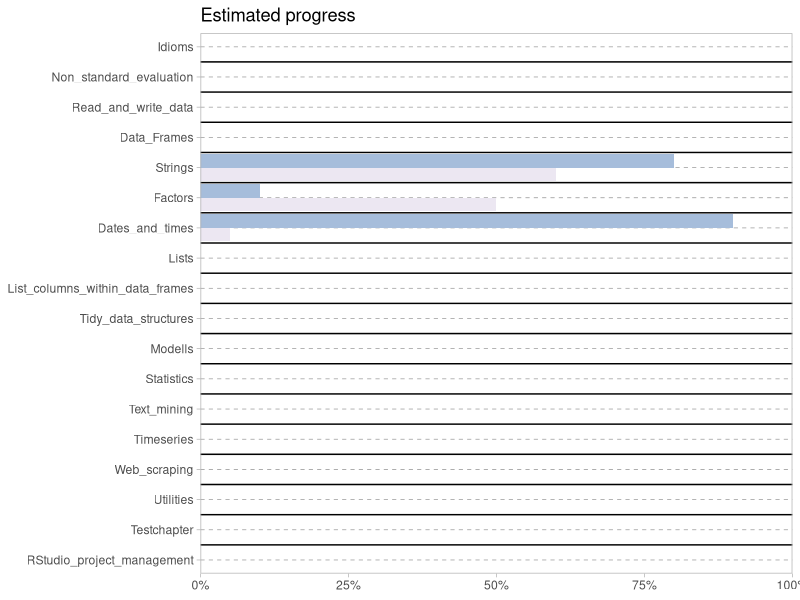

Generate this figure with R:
## ---- chunk 1
chapters <- c(
  "01-Idioms",                         
  "02-Non_standard_evaluation",        
  "03-Read_and_write_data",            
  "04-Data_Frames",                    
  "05-Strings",
  "06-Factors",
  "07-Dates_and_times",
  "08-Lists",                          
  "09-List_columns_within_data_frames",
  "10-Tidy_data_structures",           
  "11-Modells",                        
  "12-Statistics",                     
  "13-Text_mining",                    
  "14-Timeseries",                     
  "15-Web_scraping",                   
  "16-Utilities",
  "17-Testchapter",
  "18-RStudio_project_management")
#   ____________________________________________________________________________
#   define data frame
df <- data.frame(chapters = chapters, base = 0, tdvs = 0,
                 stringsAsFactors = FALSE)
df <- tidyr::gather(df, key = type, value = percentage, base, tdvs)
#   ____________________________________________________________________________
#   write replacement function as a shortcut to supply percentage values
`df_set<-` <- function(x, chapter, type, value) {
  x[x[, "chapters"] == chapter & df[, "type"] == type, "percentage"] <- value
  x
}
df_set(df, "05-Strings", "tdvs") <- 0.80
df_set(df, "05-Strings", "base") <- 0.60
df_set(df, "06-Factors", "tdvs") <- 0.10
df_set(df, "06-Factors", "base") <- 0.50
df_set(df, "07-Dates_and_times", "tdvs") <- 0.90
df_set(df, "07-Dates_and_times", "base") <- 0.05
#   ____________________________________________________________________________
#   plot the progress
library(dplyr)
library(ggplot2)

df <- tidyr::separate(df, chapters, c("nr", "chapter"), sep = "-", convert = TRUE)

p1 <- ggplot(df) +
  geom_bar(aes(x = reorder(chapter, -nr), y = percentage, fill = type), 
           stat = "identity",
           position = position_dodge()) +
  coord_flip() + scale_fill_brewer(palette = 9) +
  theme_light() + 
  scale_y_continuous(expand = c(0,0), limits = c(0, 1.00), labels = scales::percent) +
  scale_x_discrete(expand = c(0,0)) +
  theme(panel.grid.major.x = element_blank(),
        panel.grid.minor.x = element_blank(),
        panel.grid.major.y = element_line(color='grey60', linetype='dashed'),
        legend.position = "none"
  ) + 
  geom_vline(xintercept = seq_along(chapters) - 0.5) + 
  xlab(NULL) +
  ylab(NULL) +
  ggtitle("Estimated progress") 


p1
## ---- chunk 2
# automatically create a bib database for R packages
knitr::write_bib(c(
  .packages(), 'bookdown', 'knitr', 'rmarkdown'
), 'packages.bib')
